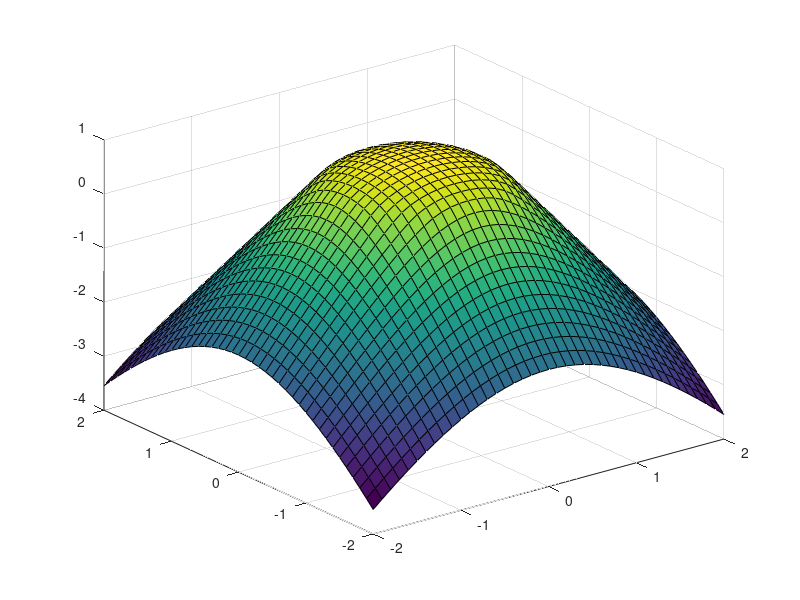

This chart was generated by the following MATLAB code: (Note: this script raises an error after producing the figure.)
close all;
clear 
clc

figure_increment = 0;

%% funções (anonimas) 
f_anony_fun=@(x,y)(-1);
%obstaculo
bg = 0.9;
c1 = -bg/sqrt(1-bg^2);
c2 = sqrt(1-bg^2)-c1*bg;
a = 0.8294;
gr_anony_fun=@(r) sqrt(1-r.^2).*(r<bg)+ ...
     (c1.*r + c2).*(r>=bg);
g_anony_fun=@(x,y) sqrt(1-sqrt(x.^2+y.^2).^2).*(sqrt(x.^2+y.^2)<bg)+ ...
    + (c1.*sqrt(x.^2+y.^2) + c2).*(sqrt(x.^2+y.^2)>=bg);

ur_anony_fun=@(r) gr_anony_fun(r).*(r<=a)+((-a^2 + 4*gr_anony_fun(a) + r.^2)*log(2) + (4-r.^2)*log(a)+(a^2-4-4*gr_anony_func(a)).*log(r))./(4*(log(2) - log(a))).*(r>a);

u_ana_anony_fun=@(x,y) gr_anony_fun(sqrt(x.^2+y.^2)).*(sqrt(x.^2+y.^2)<=a)+ ...
    + ((-a^2 + 4*gr_anony_fun(a) + sqrt(x.^2+y.^2).^2)*log(2) + (4-sqrt(x.^2+y.^2).^2)*log(a)+(a^2-4-4*gr_anony_fun(a)).*log(sqrt(x.^2+y.^2)))./(4*(log(2) - log(a))).*(sqrt(x.^2+y.^2)>a);

u_bound_anony_fun=@(x,y) 0;

% plot do obstaculo
figure_increment = figure_increment+1;
figure(figure_increment)
[xs,ys]=meshgrid(-2:0.1:2);
surf(xs,ys,g_anony_fun(xs,ys));

%% Domain and Grid
Xc = [0;0];
R = 2;
N = 20;

grid = Grid2D_Circular(N,R,Xc)

% plot grid
figure_increment = figure_increment+1;
figure(figure_increment)
%scatter(p_int(:,1),p_int(:,2),'.')
scatter(grid.p(grid.idx_p_ip,1),grid.p(grid.idx_p_ip,2),'.')
hold on
scatter(grid.p(grid.idx_p_bp,1),grid.p(grid.idx_p_bp,2),'o')
hold on
%scatter(GGrid(:,1),GGrid(:,2),'x')
hold off
title('Uniform Orthogonal Grid')

%% Analitic Solution plot
u_ana = u_ana_anony_fun(grid.p(:,1),grid.p(:,2));
figure_increment = figure_increment+1;
figure(figure_increment)
scatter3(grid.p(:,1),grid.p(:,2),u_ana)
title('Analitic Solution')

figure_increment = figure_increment+1;
figure(figure_increment)
scatter3(grid.p(:,1),grid.p(:,2),u_ana_anony_fun(grid.p(:,1),grid.p(:,2)))
hold on
scatter3(grid.p(:,1),grid.p(:,2),g_anony_fun(grid.p(:,1),grid.p(:,2)))
title('Analitic Solution and obstacle')

%% Matrixs and Vectors assembly

%[A , b] = Laplacian_Matrix_assembly_VERSION1(u_bound_anony_fun,grid);
A = Laplacian_fdm_Matrix_assembly(grid);

f=sparse(length(grid.p),1);
f(:) = f_anony_fun(grid.p(:,1),grid.p(:,2));

g=sparse(length(grid.p),1); 
g(:) = g_anony_fun(grid.p(:,1),grid.p(:,2));

% plot matrix disposition
figure_increment = figure_increment+1;
figure(figure_increment)
%spy(A(grid.idx_p_ip,grid.idx_p_ip))
spy(A)
title('Matrix Spy')

% plot matrix disposition
figure_increment = figure_increment+1;
figure(figure_increment)
spy(A(grid.idx_p_ip,grid.idx_p_ip))
%spy(A)
title('Matrix Spy')

%% Algorythm

Np = length(grid.p); % total number of points
Nip = length(grid.idx_p_ip); % number of interior points
u = sparse(Np,1);
u(grid.idx_p_bp) = u_bound_anony_fun(grid.p(grid.idx_p_bp,1),grid.p(grid.idx_p_bp,2));
a = A*u; % vetor das extremidades da matrix, relativamente as condições do bordo

% Au + a + f <= 0 

% Para escrever na forma: Ax-b<=0
AA = A(grid.idx_p_ip,grid.idx_p_ip);
bb = -f(grid.idx_p_ip)+ a(grid.idx_p_ip);
gg = g(grid.idx_p_ip);



Dv=diag(AA); % vetor da diagonal
D = diag(diag(AA));   % D = diag(diag(A)); % matrix diagonal
L = tril(AA)- D;      % L =-tril(A,-1);
U = triu(AA)- D;      % U = -triu(A,1);

II=speye(length(AA)); %matrix identidade

AAminDv = AA - D; % tirar a diagonal



%u(grid.idx_p_ip) = max(-[A(grid.idx_p_ip,grid.idx_p_ip)]\(f(grid.idx_p_ip)+ a(grid.idx_p_ip)) , g(grid.idx_p_ip));
%u(grid.idx_p_ip) = [-A(grid.idx_p_ip,grid.idx_p_ip)]\(f(grid.idx_p_ip)+ a(grid.idx_p_ip)) ;
%u(grid.idx_p_ip) = PSOR([-A(grid.idx_p_ip,grid.idx_p_ip)],(f(grid.idx_p_ip)+ a(grid.idx_p_ip)),g(grid.idx_p_ip));
 
%uk = max(AA\bb,gg); % initial approach (NAO FUNCIONA COMO SULUCAO)
%uk = max(-D\((L+U)*uk-bb),gg);
uk = sparse(rand(length(AA),1));


G_jac = -D\(L+U);

% spectral radius condition
rho_jac = max(abs(eigs(G_jac)))
if rho_jac >= 1
    %error('no convergence')
    fprintf('PSOR no converge')
end
w=0.009
w = 2/(1+sqrt(1-rho_jac^2))
%w=1.3


eps=1e-64
rho=1/eps;



for iter = 1:100000
ukm1 = uk;

% "Projected" Jacobi
%uk = max(-(AAminDv*ukm1-bb)./Dv,gg);
%uk = max(-D\((L+U)*ukm1-bb),gg);

% "Projected" Gaus-Seidel
%uk = max(-(L+D)\(U*ukm1-bb),gg);

% Projected SOR (PSOR)
%uk = max(   (II+w*D\L)\[((1-w)*II-w*D\U)*ukm1 + w*D\bb] ,gg);
%uk = max(   (D+w*L)\[((1-w)*D-w*U)*ukm1 + w*bb] ,gg);
%uk = (D+w*L)\[((1-w)*D-w*U)*ukm1 + w*bb];

% Semi-Smooth Newtons Method
[phi,idx] = min([-AA*ukm1+bb,ukm1-gg],[],2);
da = 2-idx;
Da = sparse(diag(da));
db = idx-1;
Db = sparse(diag(db));

uk = ukm1 - [-Da*AA + Db]\sparse(phi);

% Penalty Method
[~,idx] = max([gg-ukm1,zeros(length(AA),1)],[],2);
P = sparse(rho*diag(2-idx));
%uk = ukm1 - [-AA+P]\(-AA*ukm1+bb-P*(gg-ukm1));

u(grid.idx_p_ip) = uk;

figure(figure_increment)
scatter3(grid.p(:,1),grid.p(:,2),full(u))
zlim([-0.6 1.1])
title('Numeric Solution each iteration')

if norm(uk-ukm1,Inf)< 1e-9
    iter
    break
end 
end

u(grid.idx_p_ip) = uk;



%% Plot Solution

figure_increment = figure_increment+1;
figure(figure_increment)
scatter3(grid.p(:,1),grid.p(:,2),full(u))
hold on
scatter3(grid.p(:,1),grid.p(:,2),g_anony_fun(grid.p(:,1),grid.p(:,2)))
hold on
aa = 0.8294;
teta=-pi:0.01:pi;
x=aa*cos(teta);
y=aa*sin(teta);
plot3(x,y,zeros(1,numel(x)),'k','linewidth',2)
title('Final Numeric Solution and Obstacle')



normlmax = norm(u_ana_anony_fun(grid.p(:,1),grid.p(:,2))-u,Inf)